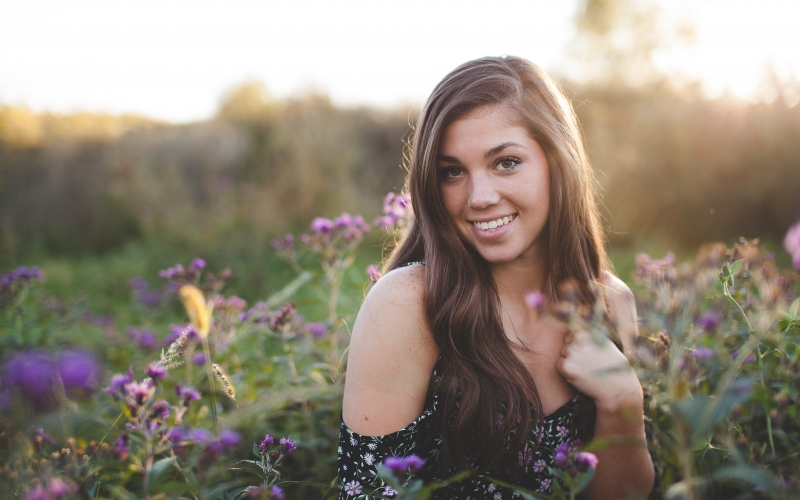
//> input picture FaceFinder/sample.jpg, 800 x 500 px, given in place of video.mp4, which was not available
$ ./FaceFinder   (built with g++ and OpenCV 4)
//> lines starting //> are read from the running program, lines starting //| are printed output that depends on the picture; pictures that were not available may be replaced by others from this repository, and a replacement may not be noted
#include <opencv2/core.hpp>
#include <opencv2/imgcodecs.hpp>
#include <opencv2/highgui.hpp>
#include <opencv2/objdetect.hpp>
#include <opencv2/imgproc.hpp>
#include <opencv2/opencv.hpp>
#include <opencv2/core/ocl.hpp>
#include <opencv2/videoio.hpp>
#include <opencv2/core/ocl_genbase.hpp>
#include <iostream>

using namespace std;
using namespace cv;

int main()
{
    ocl::setUseOpenCL(true);
    VideoCapture video("video.mp4");

    if (!video.isOpened())
    {
        cout << "An error occured - could not load video" << endl;
        return 1;
    }

    CascadeClassifier faceFinder;

    if (!faceFinder.load("haarcascade_frontalface_alt.xml"))
    {
        cout << "An error occured - could not load cascade" << endl;
        return 1;
    }

    int ex = static_cast<int>(video.get(CAP_PROP_FOURCC));
    char EXT[] = { (char)(ex & 0XFF) , (char)((ex & 0XFF00) >> 8),(char)((ex & 0XFF0000) >> 16),(char)((ex & 0XFF000000) >> 24), 0 };
    cout << EXT << endl;

    float fps = video.get(CAP_PROP_FPS);
    int frames = (int) video.get(CAP_PROP_FRAME_COUNT);
    Size size = Size((int)video.get(CAP_PROP_FRAME_WIDTH), (int)video.get(CAP_PROP_FRAME_HEIGHT));

    VideoWriter writer("output.mp4", ex, fps, size, true);

    if (!writer.isOpened())
    {
        cout << "An error occured - could not open writer" << endl;
        return 1;
    }

    UMat frame;
    UMat frame_gray;
    int frame_num = 0;

    while (video.read(frame))
    {
//> frame is the input picture: 500 rows x 800 cols, CV_8UC3; mean B, G, R 121.7, 135.6, 146.2
        frame_num++;
        cvtColor(frame, frame_gray, COLOR_BGR2GRAY);
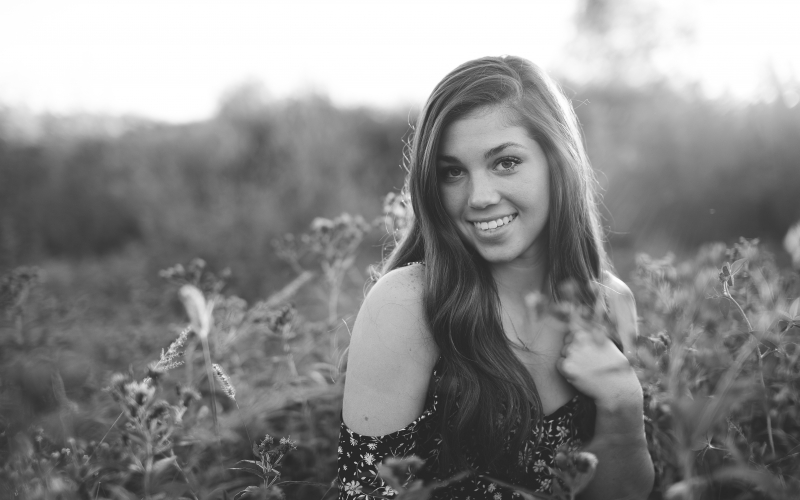
//> frame_gray: 500 rows x 800 cols, CV_8UC1; min 36, max 255, mean 137.2
        equalizeHist(frame_gray, frame_gray);
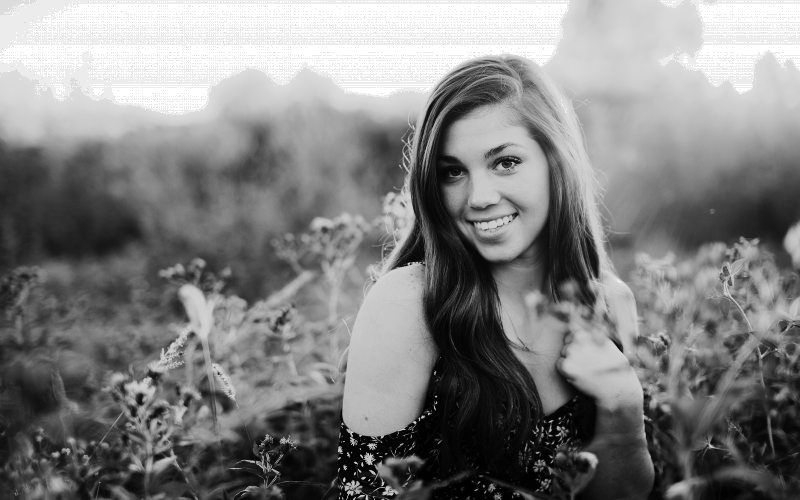
//> frame_gray: 500 rows x 800 cols, CV_8UC1; min 0, max 255, mean 129.2

        vector<Rect> faces;
        faceFinder.detectMultiScale(frame_gray, faces);
//> faces = 2 Rects (x, y, width, height): [540, 295, 58, 58], [417, 116, 134, 134]

        for (auto& face: faces)
        {
            rectangle(frame, face, Scalar(0, 0, 255), 5);
        }
//> this loop made 2 passes

        writer.write(frame);

        cout << frame_num << " / " << frames << endl;
    }
}

$ run again, on FaceFinder/manyfaces.jpg
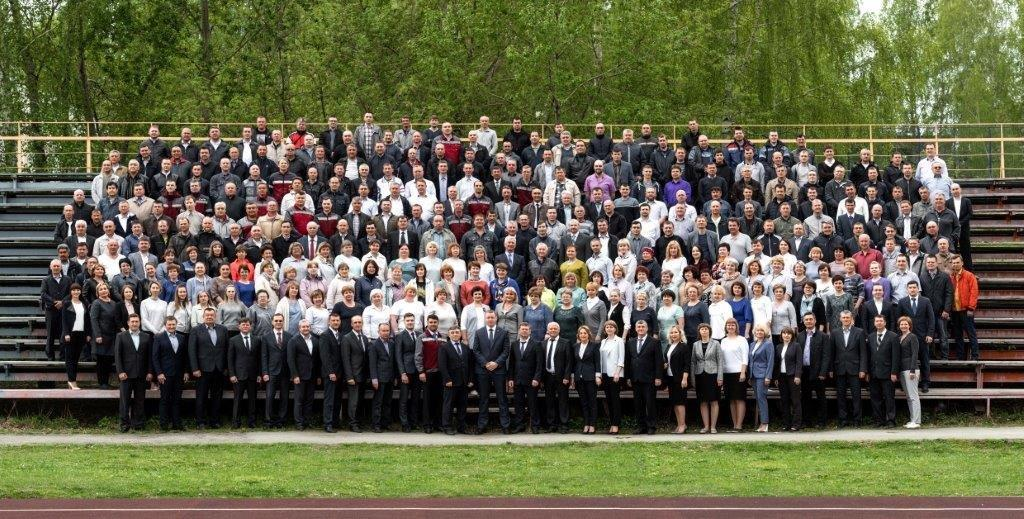
//> input picture FaceFinder/manyfaces.jpg, 1024 x 519 px, given in place of video.mp4, which was not available
//> frame is the input picture: 519 rows x 1024 cols, CV_8UC3; mean B, G, R 73.6, 98.1, 98.3
//> `cvtColor(frame, frame_gray, COLOR_BGR2GRAY);`:
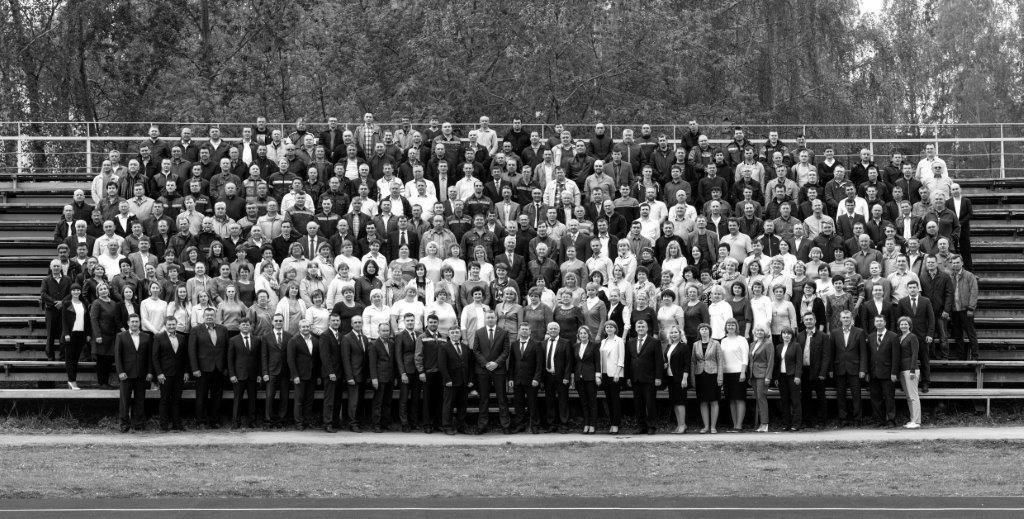
//> frame_gray: 519 rows x 1024 cols, CV_8UC1; min 0, max 255, mean 95.4
//> `equalizeHist(frame_gray, frame_gray);`:
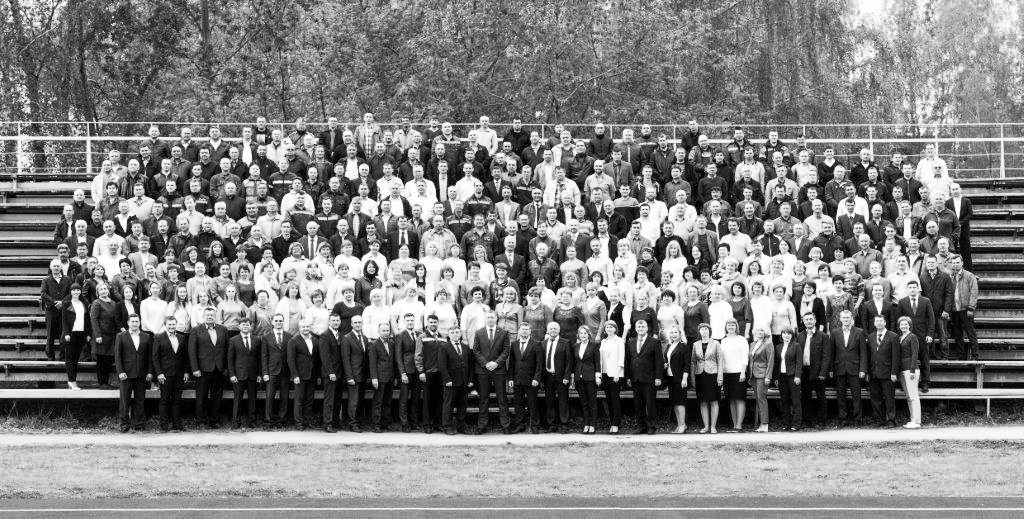
//> frame_gray: 519 rows x 1024 cols, CV_8UC1; min 0, max 255, mean 127.5
//> faces = empty
